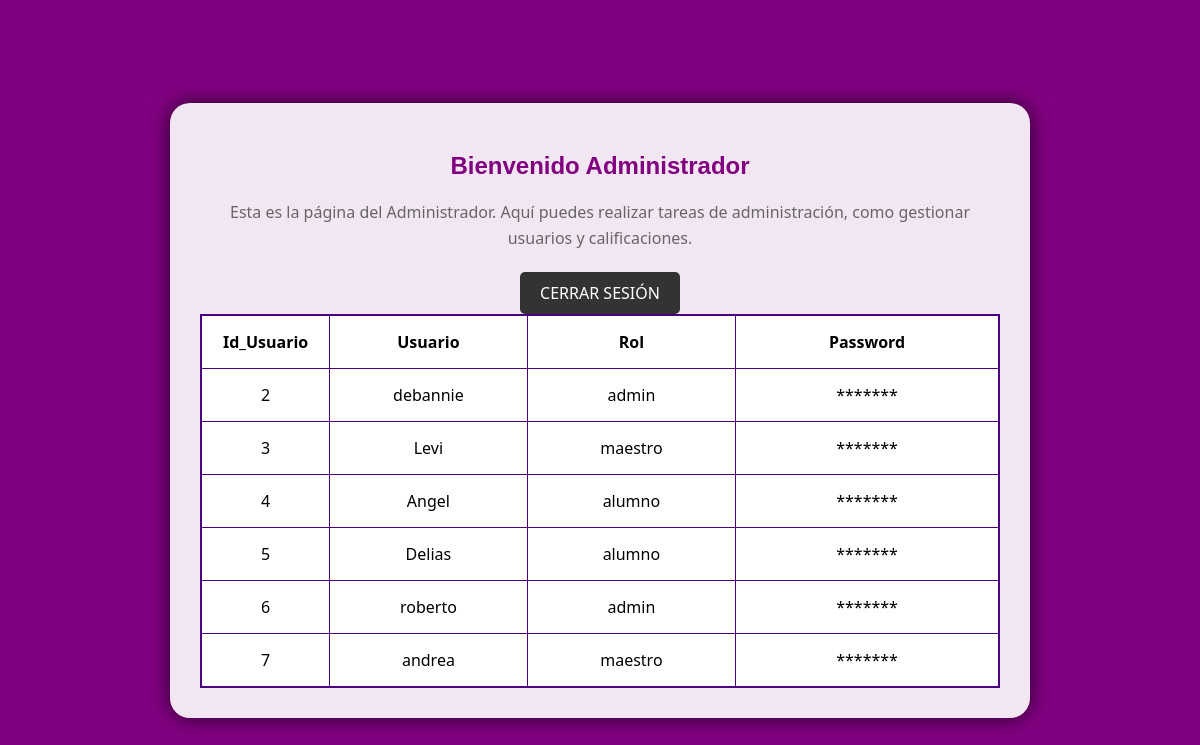
The app's page /admin.php with its own data.
### tables this page shows
CREATE TABLE `usuarios_login` (
  `id_usuario` int(50) NOT NULL,
  `usuario` varchar(50) NOT NULL,
  `rol` varchar(50) NOT NULL,
  `password` varchar(50) NOT NULL
);

### admin.php (the view, shortened to what this page needs)
<!DOCTYPE html>
<html>
<head>
    <link rel="stylesheet" type="text/css" href="css/EstiloPanel.css">
    <link rel="stylesheet" type="text/css" href="css/style.css">
</head>
<body>
    <div class="container">
        <h2>Bienvenido Administrador</h2>
        <p>Esta es la página del Administrador. Aquí puedes realizar tareas de administración, como gestionar usuarios y calificaciones.</p>
        <div class="button-container">
            <a href="cerrarsesion.php" class="styled-button styled-button-secondary">Cerrar sesión</a>
            <div class="table-responsive">
                <table class="table table-striped table-bordered table-hover">
                    <thead>
                        <tr>
                            <th width="4%">Id_Usuario</th>
                            <th width="18%">Usuario</th>
                            <th width="19%">Rol</th>
                            <th width="24%">Password</th>
                        </tr>
                    </thead>
                    <tbody>
                    <?php
                    require_once 'conexion.php';
                    $select_stmt=$db->prepare("SELECT id_usuario,usuario,rol,password FROM usuarios_login");
                    $select_stmt->execute();
                    while($row=$select_stmt->fetch(PDO::FETCH_ASSOC))
                    {
                    ?>
                        <tr>
                            <td><?php echo $row["id_usuario"]; ?></td>
                            <td><?php echo $row["usuario"]; ?></td>
                            <td><?php echo $row["rol"]; ?></td>
                            <td>*******</td>
                        </tr>
                    <?php
                    }
                    ?>
                    </tbody>
                </table>
            </div>
        </div>
</body>
</html>

### css/EstiloPanel.css (style rules this page uses)
body { font-family: Arial, sans-serif; background: #f4f4f4; margin: 0; padding: 0; }
.container { max-width: 800px; margin: 0 auto; padding: 20px; background: #fff; box-shadow: 0 0 10px rgba(0, 0, 0, 0.1); border-radius: 5px; text-align: center; margin-top: 30px; }
h2 { color: #333; }
p { color: #666; font-size: 16px; line-height: 1.6; }
.button-container { margin-top: 20px; }
.styled-button { display: inline-block; padding: 10px 20px; background: #03e9f4; color: #fff; text-decoration: none; text-transform: uppercase; border-radius: 5px; font-size: 16px; transition: background 0.3s, color 0.3s; }
.styled-button-secondary { background: #333; }

### css/style.css (style rules this page uses)
body { font-family: 'Segoe UI', Tahoma, Geneva, Verdana, sans-serif; background-color: #800080; margin: 0; display: flex; align-items: center; justify-content: center; height: 100vh; }
.container { background: rgba(255, 255, 255, 0.9); box-shadow: 0px 0px 20px rgba(0, 0, 0, 0.7); border-radius: 20px; padding: 30px; margin-top: 20px; }
h1, h2, h3 { text-align: center; color: #800080; font-family: 'Verdana', sans-serif; }
table { background-color: #fff; border-collapse: collapse; border: 2px solid #4b0082; border-radius: 10px; width: 100%; }
.table th, .table td { border: 1px solid #4b0082; padding: 15px; text-align: center; }

### records on screen
usuarios_login: id_usuario "2", usuario "debannie", rol "admin"
usuarios_login: id_usuario "3", usuario "Levi", rol "maestro"
usuarios_login: id_usuario "4", usuario "Angel", rol "alumno"
usuarios_login: id_usuario "5", usuario "Delias", rol "alumno"
usuarios_login: id_usuario "6", usuario "roberto", rol "admin"
usuarios_login: id_usuario "7", usuario "andrea", rol "maestro"
